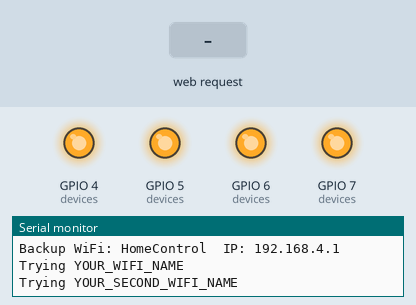
Recording of a program running on a simulated ESP32-S3. Shown: output pins drawn as LEDs (lit = HIGH), the last lines printed to the serial monitor. The test bench sets the inputs (shaded band). WiFi joins after 1.5 s; servers stay silent unless stated.

Above: at 1.2 s.
1.3 s: HTTP request GET /api/ring received
At 2.5 s:
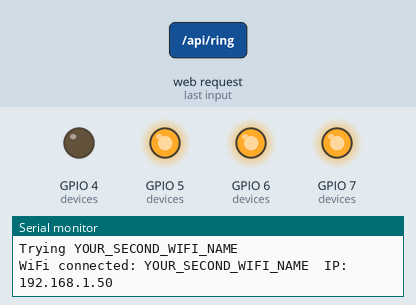
4.3 s: HTTP request GET /api/set?id=1&state=1 received
At 5.0 s:
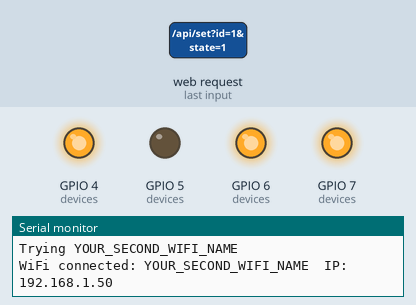
5.8 s: HTTP request GET /api/ring?id=0 received
At 6.1 s:
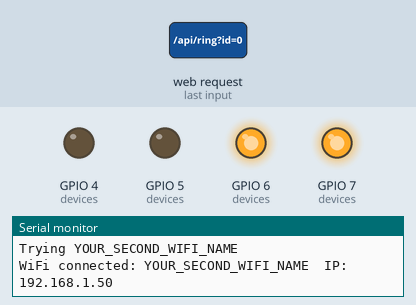
8.8 s: HTTP request GET /api/alloff received
At 9.6 s:
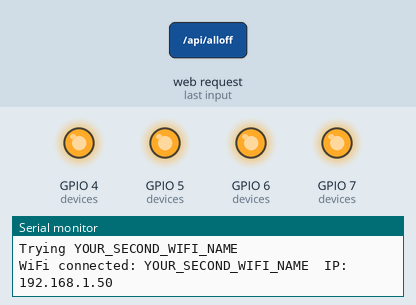
Timing chart, 0 to 11.3 s (numbered marks = the images above; inputs shaded):
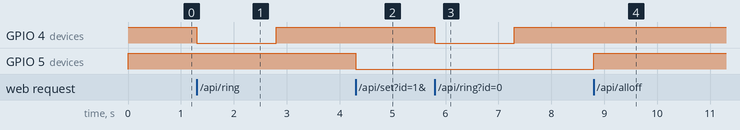

The program:

main.cpp
```cpp
#include <Arduino.h>
#include <WiFi.h>
#include <WebServer.h>
#include <ESPmDNS.h>

// Backup network: the board always creates its own WiFi; join it from the phone and open http://192.168.4.1
const char* AP_SSID = "HomeControl";
const char* AP_PASS = "homecontrol123";

// The board also joins the first of these WiFi networks (2.4 GHz, plain password only) that is in range.
// Its IP is printed on the serial monitor, and on networks that support it the page is at http://homecontrol.local
// A network with a fixed address lists ip, gateway and subnet mask; a network with nullptr uses DHCP.
struct KnownWifi {
  const char* ssid;
  const char* pass;
  const char* ip;
  const char* gateway;
  const char* mask;
};
const KnownWifi KNOWN_WIFI[] = {
  {"YOUR_WIFI_NAME", "YOUR_WIFI_PASSWORD", nullptr, nullptr, nullptr},
  {"YOUR_SECOND_WIFI_NAME", "YOUR_SECOND_WIFI_PASSWORD", nullptr, nullptr, nullptr},
};
const int NUM_KNOWN_WIFI = sizeof(KNOWN_WIFI) / sizeof(KNOWN_WIFI[0]);

struct Device {
  const char* name;
  const char* icon;         // "bell", "fan" or "power" (drawn by the page)
  int pin;
  bool on;
  unsigned long pulseMs;    // > 0 = momentary only: rings for this long, then switches itself off
  unsigned long offAt;      // millis() time to switch off after a ring; 0 = none pending
};

// Relay 1..4 on GPIO 4..7. The order here is also the order of the tiles on the page.
Device devices[] = {
  {"Bell",     "bell",  4, false, 1500, 0},
  {"Fan",      "fan",   5, false, 0, 0},
  {"Switch 3", "power", 6, false, 0, 0},
  {"Switch 4", "power", 7, false, 0, 0},
};
const int NUM_DEVICES = sizeof(devices) / sizeof(devices[0]);

const int RELAY_ON = LOW;    // this module is active-LOW; set to HIGH for active-HIGH modules
const int RELAY_OFF = HIGH;

WebServer server(80);

const char PAGE[] PROGMEM = R"HTML(<!DOCTYPE html>
<html lang="en"><head>
<meta charset="utf-8">
<meta name="viewport" content="width=device-width,initial-scale=1,viewport-fit=cover">
<meta name="theme-color" content="#0e1424">
<title>Home Control</title>
<style>
:root{
  --bg1:#0e1424;--bg2:#161f3a;--card:rgba(255,255,255,.07);--line:rgba(255,255,255,.10);
  --text:#f2f5ff;--muted:#9aa6c4;--chip:rgba(255,255,255,.10);
  --on1:#2dd4a0;--on2:#1a9d78;--glow:rgba(45,212,160,.40);--accent1:#5b8cff;--accent2:#7a5bff;--danger:#ff5d6c;
}
@media(prefers-color-scheme:light){:root{
  --bg1:#eef2fb;--bg2:#dfe7f8;--card:rgba(255,255,255,.85);--line:rgba(20,30,70,.08);
  --text:#18203a;--muted:#667194;--chip:rgba(30,50,110,.08);--glow:rgba(26,157,120,.35);
}}
*{box-sizing:border-box;-webkit-tap-highlight-color:transparent}
body{margin:0;min-height:100vh;color:var(--text);background:linear-gradient(160deg,var(--bg1),var(--bg2)) fixed;
  font-family:system-ui,-apple-system,"Segoe UI",Roboto,sans-serif;padding:22px 16px 190px}
.wrap{max-width:520px;margin:0 auto}
header{display:flex;align-items:center;justify-content:space-between;margin-bottom:22px}
h1{font-size:26px;margin:0;letter-spacing:-.5px}
.sub{color:var(--muted);font-size:14px;margin-top:2px}
.alloff{border:1px solid var(--line);background:var(--card);color:var(--text);border-radius:14px;padding:10px 14px;font-size:14px;font-weight:600;cursor:pointer}
.alloff:active{transform:scale(.96)}
.grid{display:grid;grid-template-columns:1fr 1fr;gap:14px}
.tile{position:relative;min-height:158px;padding:16px;border-radius:24px;background:var(--card);border:1px solid var(--line);
  display:flex;flex-direction:column;justify-content:space-between;cursor:pointer;user-select:none;
  backdrop-filter:blur(8px);transition:transform .12s,background .25s,box-shadow .25s}
.tile:active{transform:scale(.97)}
.tile.on{background:linear-gradient(145deg,var(--on1),var(--on2));border-color:transparent;color:#fff;box-shadow:0 10px 28px var(--glow)}
.ico{width:58px;height:58px;border-radius:19px;background:var(--chip);display:flex;align-items:center;justify-content:center;transition:background .25s}
.tile.on .ico{background:rgba(255,255,255,.22)}
.ico svg{width:34px;height:34px;overflow:visible}
.name{font-size:18px;font-weight:650}
.st{font-size:13px;color:var(--muted);margin-top:2px}
.tile.on .st{color:rgba(255,255,255,.9)}
.pill{position:absolute;top:18px;right:16px;width:42px;height:24px;border-radius:12px;background:var(--chip);transition:background .25s}
.pill::after{content:"";position:absolute;top:3px;left:3px;width:18px;height:18px;border-radius:50%;background:#fff;box-shadow:0 1px 3px rgba(0,0,0,.35);transition:transform .25s}
.tile.on .pill{background:rgba(255,255,255,.35)}
.tile.on .pill::after{transform:translateX(18px)}
.tag{position:absolute;top:20px;right:16px;font-size:11px;font-weight:700;letter-spacing:.4px;padding:4px 8px;border-radius:8px;background:var(--chip);color:var(--muted)}
.tile.on .tag{background:rgba(255,255,255,.25);color:#fff}
@keyframes spin{to{transform:rotate(360deg)}}
@keyframes shake{0%,100%{transform:rotate(0)}25%{transform:rotate(16deg)}75%{transform:rotate(-16deg)}}
.tile.on .fan{animation:spin .8s linear infinite;transform-origin:12px 12px}
.tile.on .bell{animation:shake .28s ease-in-out infinite;transform-origin:12px 4px}
details{margin-top:18px;color:var(--muted);font-size:13px}
summary{cursor:pointer;padding:6px 0}
input{width:100%;margin-top:8px;padding:13px 15px;border-radius:14px;border:1px solid var(--line);background:var(--card);color:var(--text);font-size:15px;outline:none}
input:focus{border-color:var(--accent1)}
.help{margin-top:8px;line-height:1.5}
.dock{position:fixed;left:0;right:0;bottom:0;padding:14px 16px calc(14px + env(safe-area-inset-bottom));
  background:linear-gradient(to top,var(--bg1) 55%,transparent);text-align:center}
.say{min-height:20px;font-size:13px;color:var(--muted);margin-bottom:10px}
.mic{width:100%;max-width:520px;border:0;border-radius:20px;padding:17px;font-size:17px;font-weight:650;color:#fff;cursor:pointer;
  background:linear-gradient(135deg,var(--accent1),var(--accent2));box-shadow:0 8px 24px rgba(91,140,255,.40);
  display:inline-flex;align-items:center;justify-content:center;gap:10px}
.mic:active{transform:scale(.98)}
.mic svg{width:22px;height:22px}
.mic.live{background:linear-gradient(135deg,var(--danger),#ff8a5b);animation:pulse 1.2s ease-in-out infinite}
@keyframes pulse{50%{box-shadow:0 8px 34px rgba(255,93,108,.65)}}
.net{text-align:center;font-size:12px;color:var(--danger);margin-top:14px;min-height:14px}
</style></head><body><div class="wrap">
<header>
  <div><h1>Home Control</h1><div class="sub" id="sub">Connecting...</div></div>
  <button class="alloff" onclick="allOff()">All off</button>
</header>
<div class="grid" id="grid"></div>
<div class="net" id="net"></div>
<details><summary>Type a command</summary>
  <input id="cmd" placeholder='e.g. "fan on" or "bell"' enterkeyhint="send">
  <div class="help">Voice needs Chrome and microphone permission. Chrome blocks the mic on plain http pages: open chrome://flags/#unsafely-treat-insecure-origin-as-secure, add http://192.168.4.1, set Enabled and relaunch. Recognition also needs internet or an offline English language pack. Typing always works.</div>
</details>
</div>
<div class="dock">
  <div class="say" id="say">Say "bell", "fan on", "switch 3 off" or "everything off"</div>
  <button class="mic" id="mic" onclick="listen()">
    <svg viewBox="0 0 24 24" fill="none" stroke="currentColor" stroke-width="2" stroke-linecap="round" stroke-linejoin="round"><rect x="9" y="3" width="6" height="11" rx="3"/><path d="M5 11a7 7 0 0 0 14 0M12 18v3"/></svg>
    <span id="miclabel">Tap and speak</span>
  </button>
</div>
<script>
const ICONS={
  bell:'<svg viewBox="0 0 24 24" fill="none" stroke="currentColor" stroke-width="1.8" stroke-linecap="round" stroke-linejoin="round"><g class="bell"><path d="M12 3.5a6 6 0 0 0-6 6v3.2L4.2 16h15.6L18 12.7V9.5a6 6 0 0 0-6-6z"/><path d="M10 19.2a2 2 0 0 0 4 0"/></g></svg>',
  fan:'<svg viewBox="0 0 24 24" fill="currentColor"><g class="fan"><ellipse cx="12" cy="6.4" rx="2.7" ry="4.4"/><ellipse cx="12" cy="6.4" rx="2.7" ry="4.4" transform="rotate(120 12 12)"/><ellipse cx="12" cy="6.4" rx="2.7" ry="4.4" transform="rotate(240 12 12)"/><circle cx="12" cy="12" r="2" fill="#fff" fill-opacity=".85"/></g></svg>',
  power:'<svg viewBox="0 0 24 24" fill="none" stroke="currentColor" stroke-width="2" stroke-linecap="round" stroke-linejoin="round"><path d="M12 3v8"/><path d="M6.6 6.8a8 8 0 1 0 10.8 0"/></svg>'
};
let devs=[];
const grid=document.getElementById('grid'),say=document.getElementById('say'),mic=document.getElementById('mic');
function buzz(){try{navigator.vibrate&&navigator.vibrate(15);}catch(e){}}
function draw(){
  grid.innerHTML='';
  devs.forEach((d,i)=>{
    const m=d.pulse>0;
    const t=document.createElement('div');
    t.className='tile'+(d.on?' on':'');
    t.innerHTML=(m?'<div class="tag">'+(d.pulse/1000)+' SEC</div>':'<div class="pill"></div>')+
      '<div class="ico">'+(ICONS[d.icon]||ICONS.power)+'</div>'+
      '<div><div class="name">'+d.name+'</div><div class="st">'+(m?(d.on?'Ringing...':'Tap to ring'):(d.on?'On':'Off'))+'</div></div>';
    t.onclick=()=>{buzz();m?ring(i):set(i,!d.on);};
    grid.appendChild(t);
  });
  const n=devs.filter(d=>d.on).length;
  document.getElementById('sub').textContent=n?n+' active':'Everything is off';
}
async function api(url){
  try{
    const r=await fetch(url);devs=await r.json();draw();
    document.getElementById('net').textContent='';
  }catch(e){
    document.getElementById('net').textContent='Connection lost, retrying...';
  }
}
function set(i,s){api('/api/set?id='+i+'&state='+(s?1:0));}
function ring(i){api('/api/ring?id='+i);setTimeout(()=>api('/api/state'),devs[i].pulse+400);}
function allOff(){buzz();api('/api/alloff');}

const P='(?:switch|number|button|relay)\\s*';
function find(t){
  if(/\bbell\b|\bring\b/.test(t)||new RegExp('\\b'+P+'(1|one)\\b').test(t))return 0;
  if(/\bfan\b/.test(t)||new RegExp('\\b'+P+'(2|two|to|too)\\b').test(t))return 1;
  if(new RegExp('\\b'+P+'(3|three)\\b').test(t))return 2;
  if(new RegExp('\\b'+P+'(4|four|for)\\b').test(t))return 3;
  return -1;
}
function tryCmd(raw){
  const t=raw.toLowerCase();
  if(/\b(all|everything)\b/.test(t)&&/\b(off|stop)\b/.test(t)){allOff();return true;}
  const i=find(t);if(i<0||!devs[i])return false;
  const d=devs[i],off=/\b(off|stop)\b/.test(t),on=/\b(on|start)\b/.test(t);
  if(d.pulse>0){if(off)set(i,false);else ring(i);return true;}
  set(i,off?false:on?true:!d.on);return true;
}
function handle(alts){
  say.textContent='Heard: "'+alts[0]+'"';
  if(!alts.some(tryCmd))say.textContent+=' - not understood';
}
document.getElementById('cmd').addEventListener('keydown',e=>{
  if(e.key==='Enter'&&e.target.value.trim()){handle([e.target.value.trim()]);e.target.value='';}
});
const SR=window.SpeechRecognition||window.webkitSpeechRecognition;
function errMsg(e){
  if(e==='not-allowed'||e==='service-not-allowed')return 'Microphone blocked. See "Type a command" below for the fix.';
  if(e==='network')return 'Speech recognition needs internet or an offline language pack. Type a command instead.';
  if(e==='no-speech')return 'Did not hear anything. Tap and try again.';
  return 'Voice error: '+e;
}
function listen(){
  if(!SR){say.textContent='Voice is not supported in this browser. Use Chrome, or type a command.';return;}
  const rec=new SR();
  rec.lang='en-US';rec.interimResults=false;rec.maxAlternatives=3;
  rec.onstart=()=>{mic.classList.add('live');document.getElementById('miclabel').textContent='Listening...';say.textContent='Speak now';};
  rec.onend=()=>{mic.classList.remove('live');document.getElementById('miclabel').textContent='Tap and speak';};
  rec.onerror=e=>{say.textContent=errMsg(e.error);};
  rec.onresult=e=>handle([...e.results[0]].map(a=>a.transcript));
  try{rec.start();}catch(e){say.textContent=errMsg(String(e));}
}
api('/api/state');
setInterval(()=>api('/api/state'),3000);
</script></body></html>)HTML";

void apply(int i) {
  digitalWrite(devices[i].pin, devices[i].on ? RELAY_ON : RELAY_OFF);
}

void sendState() {
  String json = "[";
  for (int i = 0; i < NUM_DEVICES; i++) {
    if (i) json += ",";
    json += "{\"name\":\"" + String(devices[i].name) + "\",\"icon\":\"" + String(devices[i].icon) +
            "\",\"on\":" + (devices[i].on ? "true" : "false") + ",\"pulse\":" + String(devices[i].pulseMs) + "}";
  }
  json += "]";
  server.send(200, "application/json", json);
}

void handleRoot() {
  server.send_P(200, "text/html", PAGE);
}

void handleSet() {
  int id = server.arg("id").toInt();
  bool state = server.arg("state").toInt() != 0;
  if (id >= 0 && id < NUM_DEVICES && server.hasArg("state")) {
    // A momentary device (the bell) can be switched off but never held on.
    if (!(devices[id].pulseMs > 0 && state)) {
      devices[id].on = state;
      devices[id].offAt = 0;
      apply(id);
    }
  }
  sendState();
}

void handleRing() {
  int id = server.arg("id").toInt();
  if (id >= 0 && id < NUM_DEVICES && devices[id].pulseMs > 0) {
    devices[id].on = true;
    devices[id].offAt = millis() + devices[id].pulseMs;
    apply(id);
  }
  sendState();
}

void handleAllOff() {
  for (int i = 0; i < NUM_DEVICES; i++) {
    devices[i].on = false;
    devices[i].offAt = 0;
    apply(i);
  }
  sendState();
}

// While not connected, tries the known networks one after another, 15 seconds each,
// until one of them accepts the board.
void maintainWifi() {
  static unsigned long lastTry = 0;
  static int next = 0;

  if (WiFi.status() == WL_CONNECTED) return;
  if (lastTry != 0 && millis() - lastTry < 15000) return;
  lastTry = millis();

  Serial.println("Trying " + String(KNOWN_WIFI[next].ssid));
  WiFi.disconnect(false);
  const KnownWifi& net = KNOWN_WIFI[next];
  IPAddress ip, gateway, mask;
  if (net.ip && ip.fromString(net.ip) && gateway.fromString(net.gateway) && mask.fromString(net.mask)) {
    WiFi.config(ip, gateway, mask, gateway);             // fixed address (DNS via the router)
  } else {
    WiFi.config(IPAddress(), IPAddress(), IPAddress());  // back to DHCP
  }
  WiFi.begin(net.ssid, net.pass);
  next = (next + 1) % NUM_KNOWN_WIFI;
}

void setup() {
  Serial.begin(115200);
  for (int i = 0; i < NUM_DEVICES; i++) {
    pinMode(devices[i].pin, OUTPUT);
    apply(i);
  }

  WiFi.mode(WIFI_AP_STA);
  WiFi.softAP(AP_SSID, AP_PASS);
  Serial.println("\nBackup WiFi: " + String(AP_SSID) + "  IP: " + WiFi.softAPIP().toString());
  WiFi.setAutoReconnect(true);
  WiFi.onEvent([](WiFiEvent_t event, WiFiEventInfo_t info) {
    Serial.printf("WiFi join failed, reason code %d\n", info.wifi_sta_disconnected.reason);
  }, ARDUINO_EVENT_WIFI_STA_DISCONNECTED);

  server.on("/", handleRoot);
  server.on("/api/state", sendState);
  server.on("/api/set", handleSet);
  server.on("/api/alloff", handleAllOff);
  server.on("/api/ring", handleRing);
  server.begin();
}

void loop() {
  server.handleClient();
  maintainWifi();

  static bool wifiUp = false;
  bool up = WiFi.status() == WL_CONNECTED;
  if (up && !wifiUp) {
    Serial.println("WiFi connected: " + WiFi.SSID() + "  IP: " + WiFi.localIP().toString());
    if (MDNS.begin("homecontrol")) MDNS.addService("http", "tcp", 80);
  } else if (!up && wifiUp) {
    Serial.println("WiFi lost, searching again");
  }
  wifiUp = up;

  for (int i = 0; i < NUM_DEVICES; i++) {
    if (devices[i].offAt && (long)(millis() - devices[i].offAt) >= 0) {
      devices[i].on = false;
      devices[i].offAt = 0;
      apply(i);
    }
  }
}
```

Measured:
- after the input at 1.3 s, GPIO 4 (devices): HIGH → LOW at once, → HIGH 1.5 s later
- after the input at 4.3 s, GPIO 5 (devices): HIGH → LOW at once
- after the input at 5.8 s, GPIO 4 (devices): HIGH → LOW at once, → HIGH 1.5 s later
- after the input at 8.8 s, GPIO 5 (devices): LOW → HIGH at once
